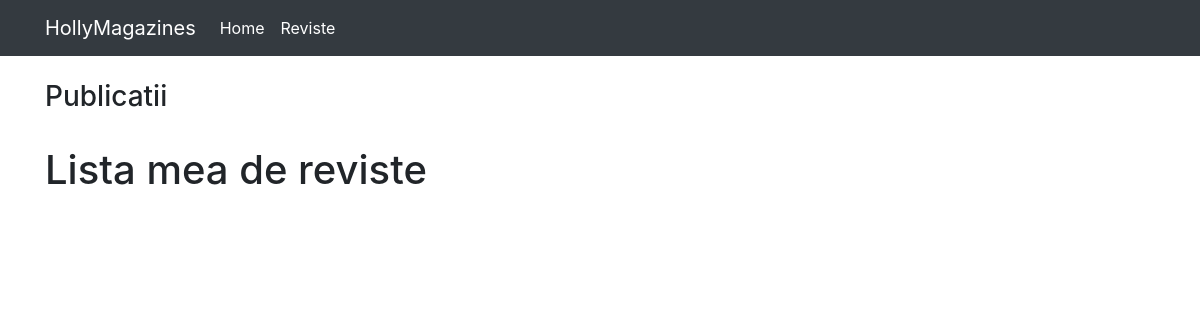
The page /reviste/ on the database as committed earlier.
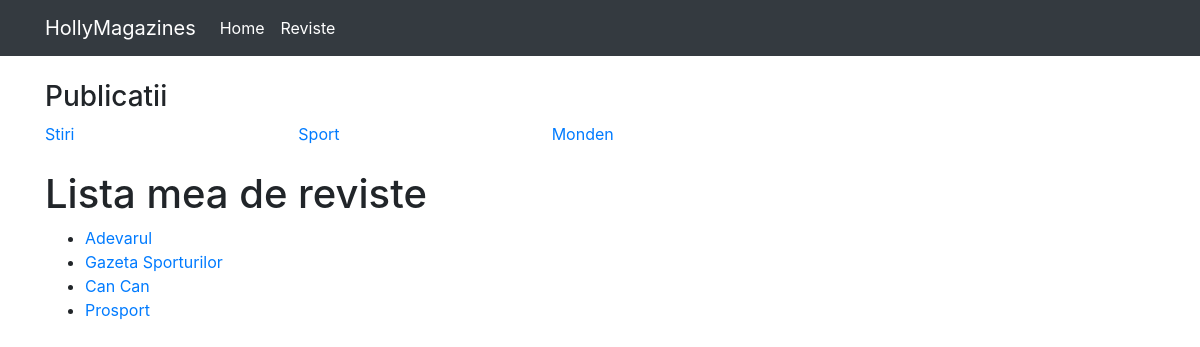
The same page on the database as committed later.
### hollymagazines/models.py (models this page shows, shortened)
class Publicatie(Model):
    class Meta:
        verbose_name_plural="Publicatii"
    name = CharField(max_length=128)
    description = TextField(editable=False, default="")
    slug = SlugField(unique=True, editable=False, default="")

class Revista(Model):
    class Meta:
        verbose_name_plural="Reviste"
    title = CharField(max_length=128)
    publicatie = ForeignKey(Publicatie, on_delete=DO_NOTHING)
    released = DateField()
    description = TextField()
    created = DateTimeField(auto_now_add=True)
    slug = SlugField(unique=True, editable=False)

### hollymagazines/views.py (the view)
# urls.py: path('reviste/', list_reviste, name='list_reviste'),
def list_reviste(request):
    publicatii = Publicatie.objects.all()
    reviste = Revista.objects.all()
    return render(
        request, template_name='lista_reviste.html',
        context={'publicatii': publicatii, 'reviste': reviste})

### hollymagazines/templates/lista_reviste.html
{% extends 'base.html' %}
{% block content %}
<div class="pt-4">
    <h3>Publicatii</h3>
    <div class="row mb-4">
        {% for p in publicatii %}
        <div class="col">
           <a href="{% url 'list_reviste_pub' p.name %}">{{ p.name }}</a>
        </div>
        {% endfor %}
    </div>
    <h1>Lista mea de reviste</h1>
    <ul>
        {% for rev in reviste %}
        <li>
            <a href="{% url 'revista_detail' rev.slug %}">{{ rev.title }} </a>
        </li>
        {% endfor %}
    </ul>
</div>
{% endblock %}

### viewer/templates/base.html (shortened to what this page needs)
{% load static %}
<html {% if LANGUAGE_CODE %}lang="{{ LANGUAGE_CODE }}" {% endif %}>
<head>
    <link rel="stylesheet" href="https://stackpath.bootstrapcdn.com/bootstrap/4.2.1/css/bootstrap.min.css"
>
</head>
<body>
<nav class="navbar navbar-expand-lg navbar-dark bg-dark">
    <div class="container fixed">
        <a class="navbar-brand" href="{% url 'home' %}">HollyMagazines</a>
        <div class="collapse navbar-collapse" id="navbarNavAltMarkup">
            <div class="navbar-nav">
                <a class="nav-item nav-link active" href="{% url 'home' %}">
                    Home
                </a>
                <a class="nav-item nav-link active" href="{% url 'list_reviste' %}">
                    Reviste
                </a>
            </div>
        </div>
    </div>
    </nav>
<div class="container">
    <div class="row">
        <div class="col-md-8">
        {% block content %} {% endblock %}
        </div>
    </div>
</div>
</body>
</html>

Rows that differ between the two databases and show on the page:
added Publicatie: name "Stiri"
added Publicatie: name "Sport"
added Publicatie: name "Monden"
added Revista: title "Adevarul"
added Revista: title "Gazeta Sporturilor"
added Revista: title "Can Can"
added Revista: title "Prosport"
